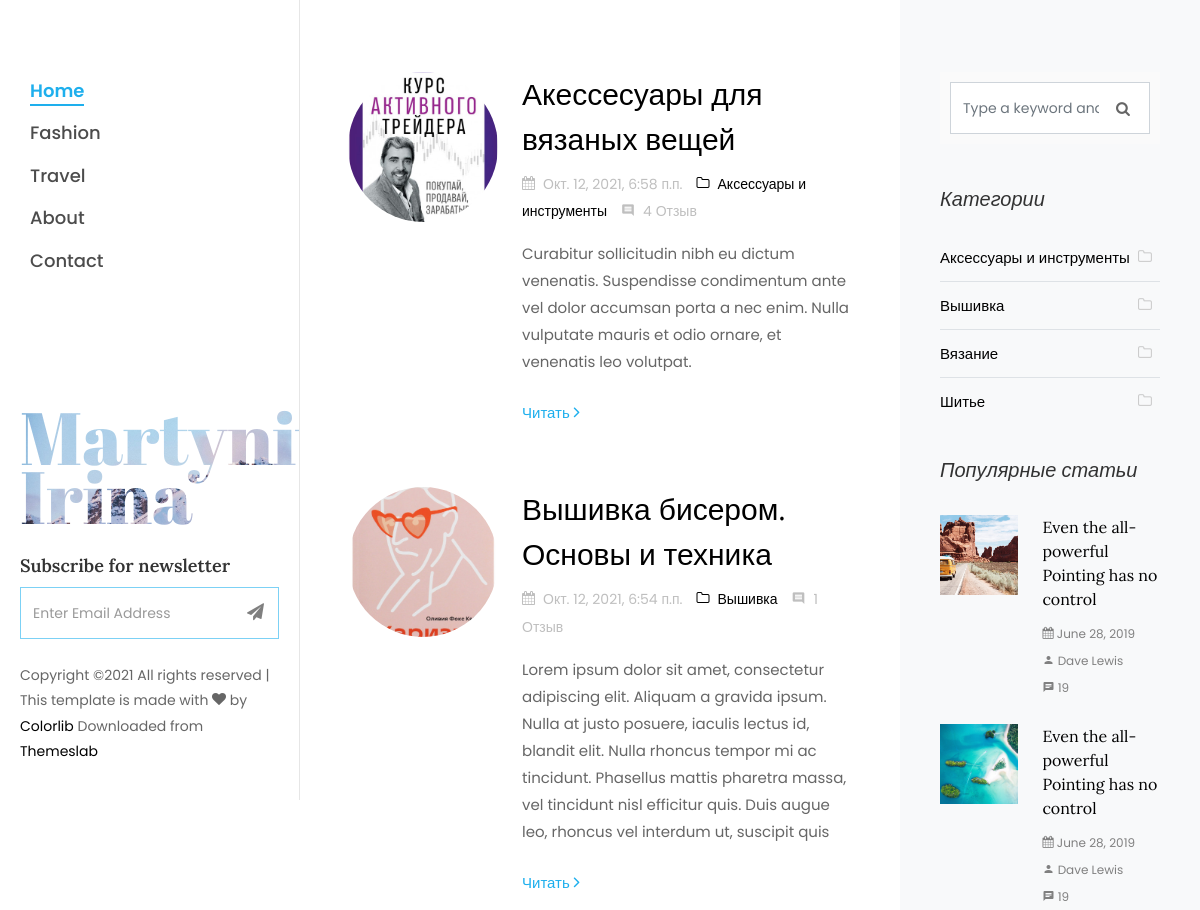
Before: / (upper part) with the older database file.
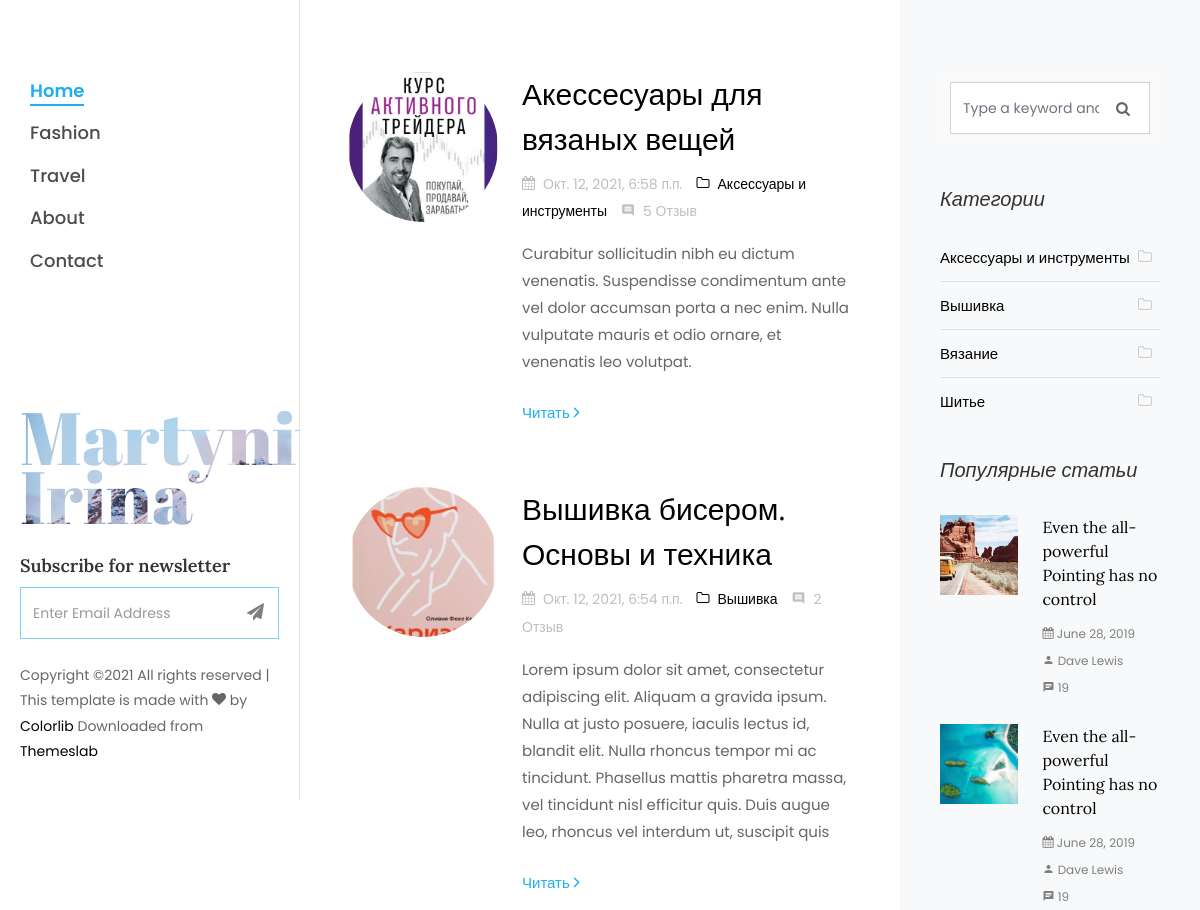
After: the same page with the newer database file.
### blog_app/models.py (models this page shows, shortened)
class Article(models.Model):
    title = models.CharField(max_length=256, blank=False, verbose_name='Название')
    category = models.ForeignKey(Category, on_delete=models.CASCADE, verbose_name='Категория')
    slug = models.SlugField(max_length=256, db_index=True)
    short_content = models.TextField(verbose_name='Краткое описание', max_length=300, default='Нет описания')
    content = models.TextField(blank=True, default='Нет описания', verbose_name='Текст статьи')
    created_at = models.DateTimeField(auto_now_add=True, verbose_name='Дата публикации')
    updated_at = models.DateTimeField(auto_now=True, verbose_name='Дата обновления')
    image = models.ImageField(upload_to='blog_images/%Y/%m/%d', verbose_name='Изображение', blank=True)
    draft = models.BooleanField(verbose_name='Черновик', default=False)
    author = models.CharField(verbose_name='Автор', blank=False, max_length=150)
    class Meta:
        ordering = ('-created_at',)
        verbose_name = 'Статья'
        verbose_name_plural = 'Статьи'
    def get_absolute_url(self):
        return reverse('article_detail', kwargs={'slug': self.slug})

class Category(models.Model):
    name = models.CharField(max_length=150, blank=False, db_index=True, verbose_name='Наименование')
    slug = models.SlugField(max_length=150, unique=True, blank=False, db_index=True)
    created_at = models.DateTimeField(auto_now_add=True, verbose_name='Дата создания')
    updated_at = models.DateTimeField(auto_now=True, verbose_name='Дата обновления')
    class Meta:
        ordering = ('name',)
        verbose_name = 'Категория'
        verbose_name_plural = 'Категории'
    def __str__(self):
        return self.name
    def get_absolute_url(self):
        return reverse('article_category_list', kwargs={'slug': self.slug})

### blog_app/views.py (the view)
# urls.py: path('', views.IndexView.as_view(), name="article_list_all"),
class IndexView(ListView):
    model = Article
    queryset = Article.objects.filter(draft=False)
    context_object_name = 'articles'
    template_name = 'index.html'

### blog_app/templatetags/article_tag.py (called while the page is built)
@register.simple_tag()
def get_categories():
    return Category.objects.all()

### templates/index.html (shortened to what this page needs)
{% extends 'partials/base.html' %}
{% block content %}
    <div class="col-xl-8 py-5 px-md-5">
        <div class="row pt-md-4">
            {% for article in articles %}
                <div class="col-md-12">
                    <div class="blog-entry ftco-animate d-md-flex">
                        <a href="#" class="img img-2"
                           style="background-image: url({{ article.image.url }});"></a>
                        <div class="text text-2 pl-md-4">
                            <h3 class="mb-2"><a href="#">{{ article.title}}</a>
                            </h3>
                            <div class="meta-wrap ">
                                <p class="meta">
                                    <span><i class="icon-calendar mr-2"></i>{{ article.created_at }}</span>
                                    <span><a href="{{ article.category.get_absolute_url }}"><i class="icon-folder-o mr-2"></i>{{ article.category }}</a></span>
                                    <span><i class="icon-comment2 mr-2"></i>{{ article.reviews_set.count }} Отзыв</span>
                                </p>
                            </div>
                            <p class="mb-4">{{ article.short_content }}</p>
                            <p><a href="{{ article.get_absolute_url }}" class="btn-custom">Читать <span
                                    class="ion-ios-arrow-forward"></span></a></p>
                        </div>
                    </div>
                </div>
            {% empty %}
            <h4>Список статей пуст</h4>
            {% endfor %}
        </div>
    </div>
{% endblock %}

### templates/partials/base.html (shortened to what this page needs)
<!DOCTYPE html>
<html lang="ru">
<head>
    {% load static %}
    <link rel="stylesheet" href="{% static 'css/open-iconic-bootstrap.min.css' %}">
    <link rel="stylesheet" href="{% static 'css/animate.css' %}">
    <link rel="stylesheet" href="{% static 'css/owl.carousel.min.css' %}">
    <link rel="stylesheet" href="{% static 'css/owl.theme.default.min.css' %}">
    <link rel="stylesheet" href="{% static 'css/magnific-popup.css' %}">
    <link rel="stylesheet" href="{% static 'css/aos.css' %}">
    <link rel="stylesheet" href="{% static 'css/ionicons.min.css' %}">
    <link rel="stylesheet" href="{% static 'css/bootstrap-datepicker.css' %}">
    <link rel="stylesheet" href="{% static 'css/jquery.timepicker.css' %}">
    <link rel="stylesheet" href="{% static 'css/flaticon.css' %}">
    <link rel="stylesheet" href="{% static 'css/icomoon.css' %}">
    <link rel="stylesheet" href="{% static 'css/style.css' %}">
</head>
<body>
<div id="colorlib-page">
    {% include 'partials/aside.html' %}
    <div id="colorlib-main">
        <section class="ftco-section ftco-no-pt ftco-no-pb">
            <div class="container">
                <div class="row d-flex">
                    {% block content %}
                    {% endblock %}
                    {% include 'partials/sidebar.html' %}
                </div>
            </div>
        </section>
    </div>
</div>
</body>
</html>

### templates/partials/aside.html (shortened to what this page needs)
<aside id="colorlib-aside" role="complementary" class="js-fullheight">
    <nav id="colorlib-main-menu" role="navigation">
        <ul>
            <li class="colorlib-active"><a href="{% url 'article_list_all' %}">Home</a></li>
            <li><a href="#">Fashion</a></li>
            <li><a href="#">Travel</a></li>
            <li><a href="#">About</a></li>
            <li><a href="#">Contact</a></li>
        </ul>
    </nav>
    <div class="colorlib-footer">
        <h1 id="colorlib-logo" class="mb-4"><a href="#"
                                               style="background-image: url(/static/images/bg_1.jpg);">Martyniuk
            <span>Irina</span></a></h1>
        <div class="mb-4">
            <h3>Subscribe for newsletter</h3>
            <form action="#" class="colorlib-subscribe-form">
                <div class="form-group d-flex">
                    <div class="icon"><span class="icon-paper-plane"></span></div>
                    <input type="text" class="form-control" placeholder="Enter Email Address">
                </div>
            </form>
        </div>
        <p class="pfooter">
            Copyright &copy;<script>document.write(new Date().getFullYear());</script>
            All rights reserved | This template is made with <i class="icon-heart" aria-hidden="true"></i> by <a
                    href="https://colorlib.com" target="_blank">Colorlib</a> Downloaded from <a
                    href="https://themeslab.org/" target="_blank">Themeslab</a>
            </p>
    </div>
</aside>

### templates/partials/sidebar.html (shortened to what this page needs)
{% load article_tag %}
<div class="col-xl-4 sidebar ftco-animate bg-light pt-5">
    <div class="sidebar-box pt-md-4">
        <form action="#" class="search-form">
            <div class="form-group">
                <span class="icon icon-search"></span>
                <input type="text" class="form-control" placeholder="Type a keyword and hit enter">
            </div>
        </form>
    </div>
    <div class="sidebar-box ftco-animate">
        <h3 class="sidebar-heading">Категории</h3>
        <ul class="categories">
            {% get_categories as categories %}
            {% for category in categories %}
            <li class="colorlib-active"><a href="{{ category.get_absolute_url }}">{{ category.name }}<span><i class="icon-folder-o mr-2"></i></span></a></li>
            {% endfor %}
        </ul>
    </div>
    <div class="sidebar-box ftco-animate">
        <h3 class="sidebar-heading">Популярные статьи</h3>
        <div class="block-21 mb-4 d-flex">
            <a class="blog-img mr-4" style="background-image: url(/static/images/image_1.jpg);"></a>
            <div class="text">
                <h3 class="heading"><a href="#">Even the all-powerful Pointing has no control</a>
                </h3>
                <div class="meta">
                    <div><a href="#"><span class="icon-calendar"></span> June 28, 2019</a></div>
                    <div><a href="#"><span class="icon-person"></span> Dave Lewis</a></div>
                    <div><a href="#"><span class="icon-chat"></span> 19</a></div>
                </div>
            </div>
        </div>
        <div class="block-21 mb-4 d-flex">
            <a class="blog-img mr-4" style="background-image: url(/static/images/image_2.jpg);"></a>
            <div class="text">
                <h3 class="heading"><a href="#">Even the all-powerful Pointing has no control</a>
                </h3>
                <div class="meta">
                    <div><a href="#"><span class="icon-calendar"></span> June 28, 2019</a></div>
                    <div><a href="#"><span class="icon-person"></span> Dave Lewis</a></div>
                    <div><a href="#"><span class="icon-chat"></span> 19</a></div>
                </div>
            </div>
        </div>
    </div>
</div>

### static/css/icomoon.css (style rules this page uses)
[class^="icon-"], [class*=" icon-"] { font-family: 'icomoon' !important; speak: none; font-style: normal; font-weight: normal; font-variant: normal; text-transform: none; line-height: 1; -webkit-font-smoothing: antialiased; -moz-osx-font-smoothing: grayscale; }
.icon-search:before { content: "\f002"; }
.icon-heart:before { content: "\f004"; }
.icon-calendar:before { content: "\f073"; }
.icon-folder-o:before { content: "\f114"; }
.icon-paper-plane:before { content: "\f1d8"; }
.icon-chat:before { content: "\e0b7"; }
.icon-comment2:before { content: "\e0b9"; }
.icon-person:before { content: "\e7fd"; }

Changed rows visible on the page:
changed Article "Акессесуары для вязаных вещей": reviews_set.count "4" → "5"
computed for Article "Вышивка бисером. Основы и техника": reviews_set.count "1" → "2"
